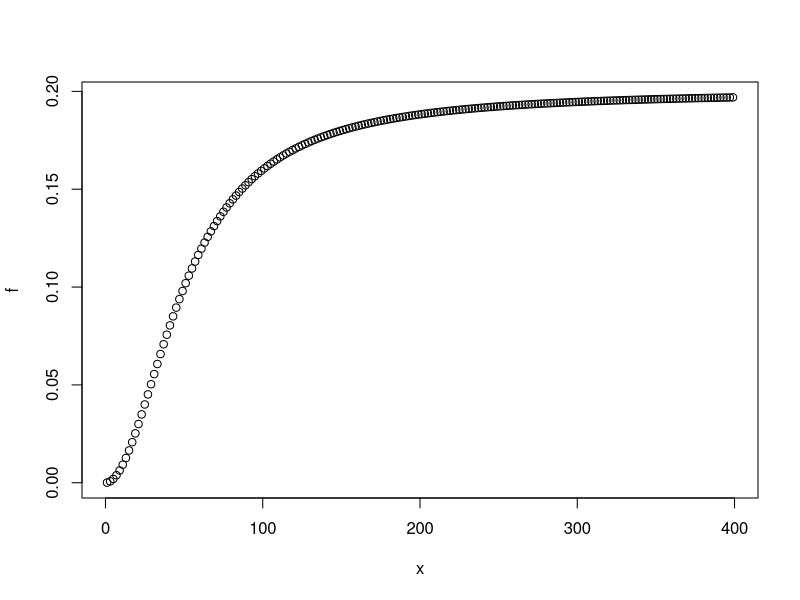

The R source for this figure:
#Egg ingestion - the rate of egg ingestion depends on the insect population size
#Type III functional response curve


#trial

a<-0.2
b<-50
x<-seq(1,400,2)

f=(a*x^2)/(b^2+x^2)
plot(x,f)

#Values for a and b are currently arbitrary 

#f is the direct consumption/egg ingestion rate
#x is the insect population size
#a is the maximum value that f can take 

alfo<-0.2
beto<-2000
e.ingest=(alfo*x^2)/(beto^2+x^2)


#I guess that b needs to be low - i.e. if beta is 50 the DC starts increasing at that density (50 cocoons per m2).
#When you set dc to increase at beta = 2000 that's already above outbreak levels -> the model will behave like the control model